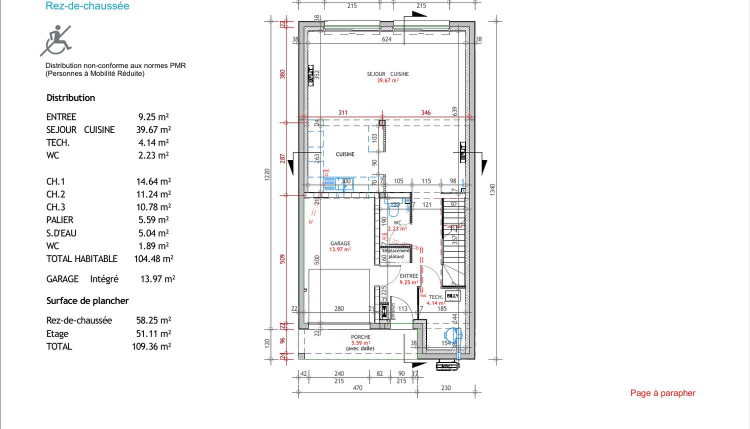
#> input picture data/modeles/plaquettes/azurite-3-104-gi/4p/plan-rdc.jpg, 1500 x 858 px (shown at 1/2 size)
$ python -i plaquettes.py   (imports and definitions only)
#> lines starting #> are read from the running program, lines starting #| are printed output that depends on the picture; after the words box and inside, x2 and y2 are one past the last pixel; in counts of white or black regions, pixels touching at a corner belong together
#> further down, picture is the input picture: PIL image 1500x858 RGB; mean R, G, B 245.5, 245.5, 245.5
"""Plaquettes PDF -> images par modèle (vues, façades, plans, coupes) + manifeste JSON."""
import json,os,re,subprocess,sys,unicodedata,glob,tempfile
from multiprocessing import Pool
from PIL import Image, ImageOps
# [1 line that did not run here, left out]
# [1 line not run here, left out]
# [1 line that did not run here, left out]
# [1 line that did not run here, left out]
def nk(s): s=unicodedata.normalize('NFD',str(s)).encode('ascii','ignore').decode().lower(); return re.sub(r'[^a-z0-9]','',s)
def txt(f,p): return subprocess.run(['pdftotext','-f',str(p),'-l',str(p),f,'-'],capture_output=True,text=True).stdout
def imgs(f,p):
    out=subprocess.run(['pdfimages','-f',str(p),'-l',str(p),'-list',f],capture_output=True,text=True).stdout.splitlines()[2:]
    return [(int(l.split()[3]),int(l.split()[4]),int(l.split()[1])) for l in out if len(l.split())>5]
def npages(f): return int(re.search(r'Pages:\s+(\d+)',subprocess.run(['pdfinfo',f],capture_output=True,text=True).stdout).group(1))
# [7 lines left out: function ident, not called in this run]
def trim(im,pad=18):
#> called with pad = 18
    g=ImageOps.invert(im.convert('L')).point(lambda v:255 if v>18 else 0); bb=g.getbbox()
#> after `g = ImageOps.invert(im.convert('L')).point(lambda v: 255 if v > 18 els`:
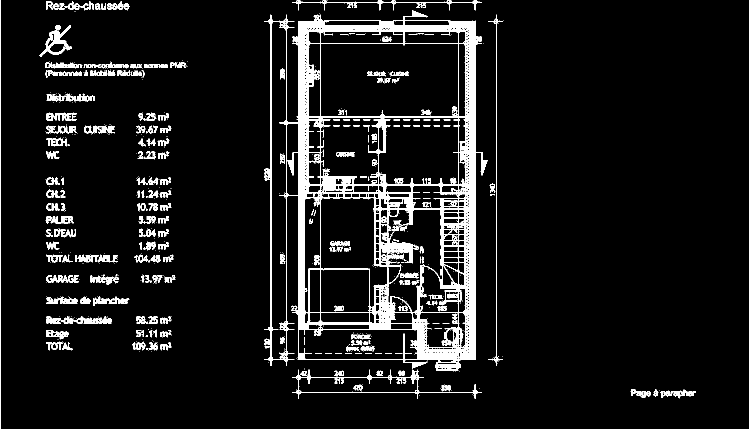
#> g: PIL image 1500x858 L (shown at 1/2 size); 7.6% white; 988 white regions (683 under 20 px), largest, box (x1, y1, x2, y2) and area: (558, 21, 975, 743) 58506, (584, 739, 964, 798) 1811, (528, 29, 557, 732) 1621
#> after `bb = g.getbbox()`: bb = (0, 0, 1500, 858)
    if not bb: return im
    x0,y0,x1,y1=bb; return im.crop((max(0,x0-pad),max(0,y0-pad),min(im.width,x1+pad),min(im.height,y1+pad)))
#> after `x0, y0, x1, y1 = bb`: x0 = 0; y0 = 0; x1 = 1500; y1 = 858
# [72 lines left out: functions render, photo, kind, heights, one, not called in this run]
# [8 lines not run here, left out]

>>> from PIL import Image
>>> picture = Image.open('../../data/modeles/plaquettes/azurite-3-104-gi/4p/plan-rdc.jpg')
>>> result = trim(picture)
